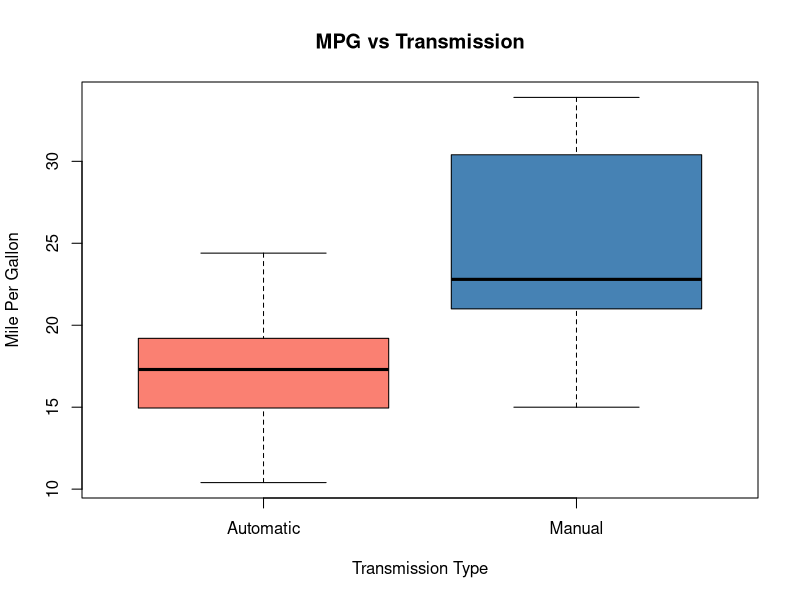
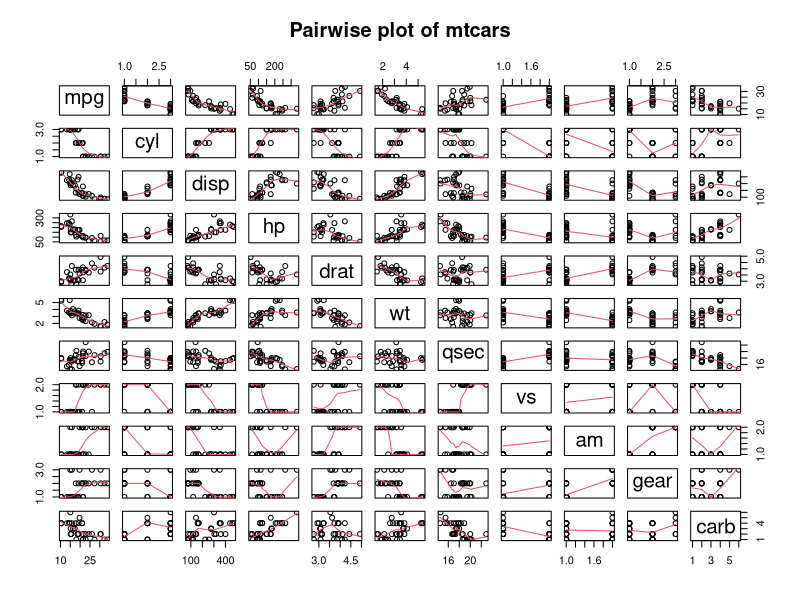
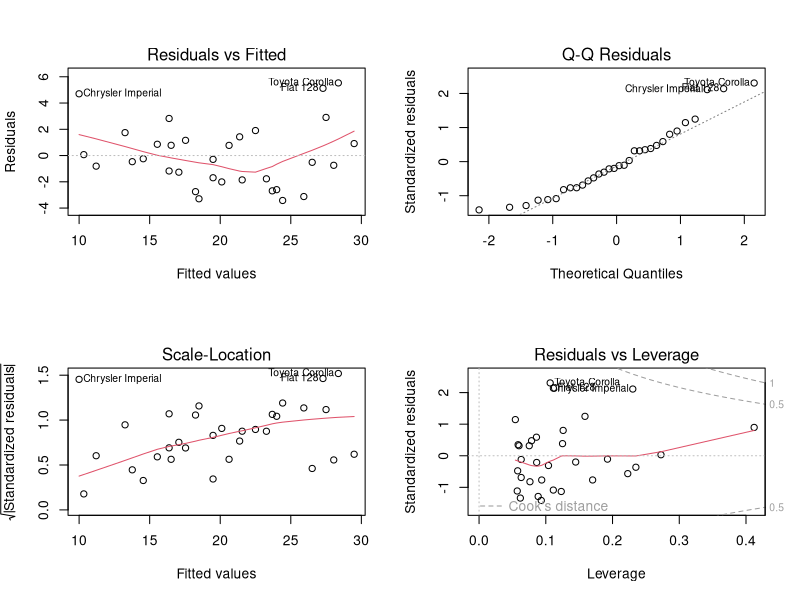
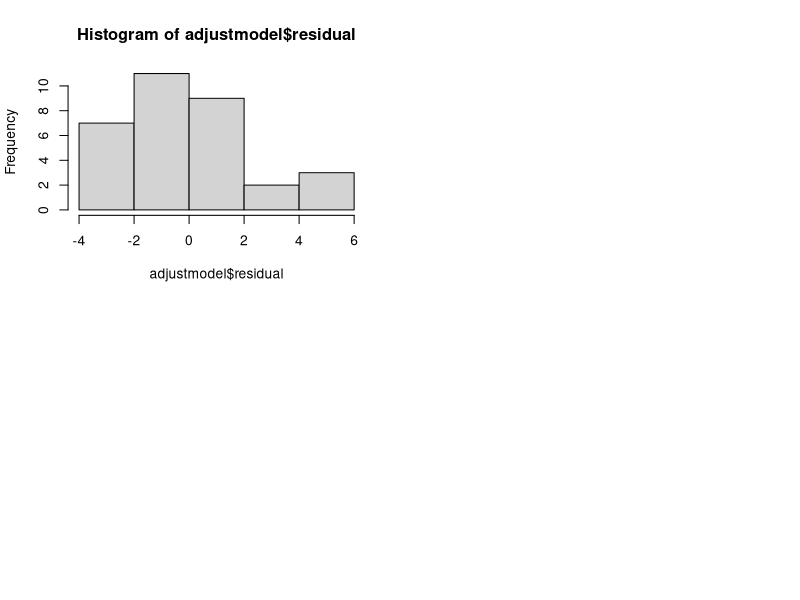

Recreate these plots in R, in order.
data(mtcars)
# convert qualitative variables to factors
mtcars$cyl <- factor(mtcars$cyl)
mtcars$vs <- factor(mtcars$vs)
mtcars$am <- factor(mtcars$am, labels = c("Automatic","Manual"))
mtcars$gear <- factor(mtcars$gear)
mtcars$carb <- factor(mtcars$carb)

# create boxplot to explore the MPG between different transmission
## Figure1
summary(mtcars$mpg[mtcars$am=="Automatic"] )
summary(mtcars$mpg[mtcars$am=="Manual"] )
sd(mtcars$mpg[mtcars$am=="Automatic"])
sd(mtcars$mpg[mtcars$am=="Manual"])
boxplot(mpg ~ am, data = mtcars,
        xlab = "Transmission Type", ylab = "Mile Per Gallon",
        main = "MPG vs Transmission", col = c("salmon","steelblue"))
# check the correlation between every value
## Figure2
# create a pairwise plot of mtcars
pairwise <- pairs(mtcars,panel = panel.smooth,main = "Pairwise plot of mtcars")
## Figure3
# check the correlation of variances between every value
cov2cor(cov(sapply(mtcars,as.numeric)))
## Figure4
# Using all variables to fit model to find the most significant predictors
allInmodel <-lm(mpg ~., data = mtcars)
summary(allInmodel)$coef
allInmodel$coef

## Figure5
# Comparing two model with "am"" no adjusetd and add "wt" and "hp"
ammodel <- lm(mpg ~ am, data = mtcars)
adjustmodel <- lm(mpg ~ am + wt + hp, data = mtcars)

## Figure6
# calculate R squared in two models and perform the ANOVA.
summary(ammodel)$r.squared
summary(adjustmodel)$r.squared
anova(ammodel,adjustmodel)

## Figure7
# Plot to diagnose inear model residual 
par(mfrow = c(2,2))
plot(adjustmodel)
hist(adjustmodel$residual)

#hatvalues
hatvalues(adjustmodel)
lev_meas <- hatvalues(adjustmodel)
tail(sort(lev_meas),5)
#dfbetas
dfbetas(adjustmodel)
inf_meas <- dfbetas(adjustmodel)
tail(sort(inf_meas[,4]),5)
## Figure8
# conduct a t-test
t.test(mpg ~ am, data = mtcars)

